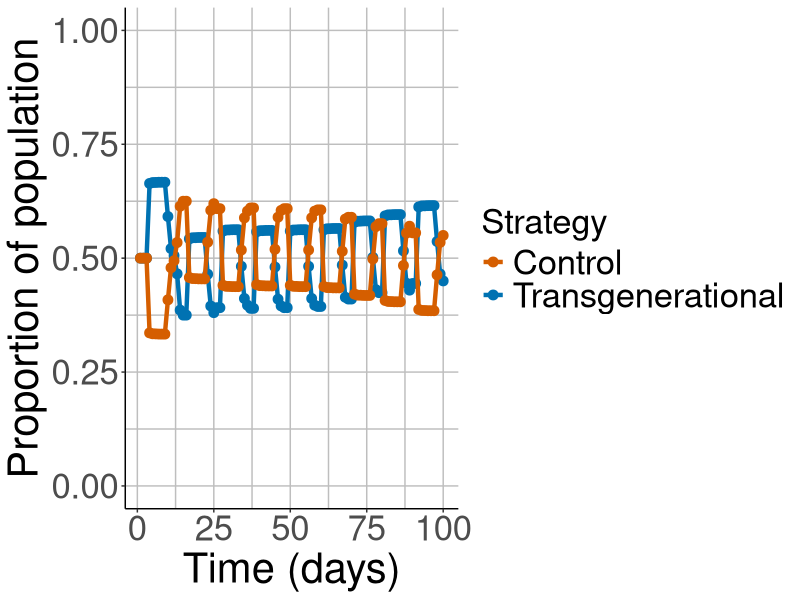
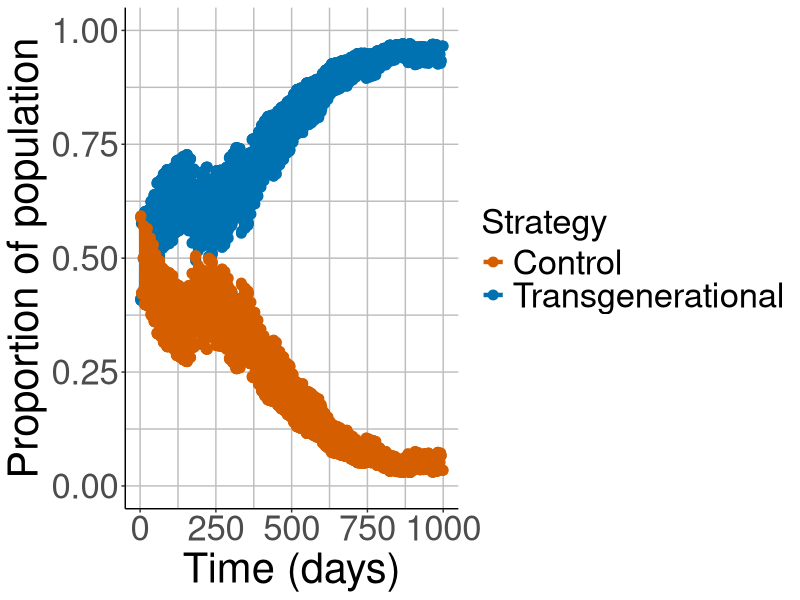

Write R code to recreate these figures, in order.
################################################################################
# Script: WormSimulation.R
# Author: Isaac Harris
#
# Purpose:
#   Simulate the dynamics of two strategies in a worm population:
#     1) A "transgenerational" strategy (strat = 1) that experiences
#        transgenerational fitness effects after starvation.
#     2) A "control" strategy (strat = 0) with no such effects.
#
#   The population is structured into cohorts (same age, size, strategy,
#   and starvation history). Starvation events trigger dispersal and founding
#   of a new population with a random subset of worms, carrying their
#   transgenerational state forward.
#
# Output:
#   - A data frame `dataframepop` describing population sizes and strategy
#     proportions over time.
#   - A ggplot object `Plot` showing the proportion of each strategy over time.
################################################################################

#############################
# 1. Load required packages #
#############################

library(ggplot2)
library(progress)

set.seed(123)

################################################################################
# 2. Parameters                                                                 #
################################################################################

# Initial cohorts: a list of lists, each representing a cohort of worms.
# Fields:
#   age        : age in days
#   size       : number of worms in the cohort
#   starvation : how many starvation events the lineage has experienced
#   strat      : strategy (1 = transgenerational, 0 = control)
cohorts <- list(
  list(age = 0, size = 1, starvation = 1, strat = 1),  # transgenerational founder
  list(age = 0, size = 1, starvation = 0, strat = 0)   # control founder
)

# Food supply
Food  <- 1.0e+8          # initial number of bacterial cells
Foods <- c(1.0e+8)       # (optional) track food over time if desired

# Food eaten per worm per day by age class:
#   indices: 1 = eggs/L1/L2, 2 = L3/L4, 3 = reproductive, 4 = post-reproductive
Eat <- c(1, 2, 4, 1)

# Transgenerational effects on reproduction for starvation generations:
#   Effects[1] : F1 (after 1 starvation) multiplier
#   Effects[2] : F2
#   Effects[3] : F3+
Effects <- c(2, 1.0, 0.5)

# Population tracking
Pop      <- c(0)  # total population over time
transPop <- 0     # transgenerational subpopulation over time
conPop   <- 0     # control subpopulation over time

# Age-specific reproduction schedule:
# indices correspond to age in days, e.g.
#   R[1] = L1/L2, R[2] = L3/L4, R[3] = Day 1 adult, etc.
R <- c(0, 0, 41, 125, 80, 18, 5) 

# Simulation horizon (days)
n_days <- 100

# Progress bar
pb <- progress_bar$new(total = n_days)

################################################################################
# 3. Simulation loop                                                            #
################################################################################

for (day in 1:n_days) {
  pb$tick()
  Sys.sleep(1 / 100)  # purely cosmetic for the progress bar
  
  # Track changes made this iteration
  new_cohorts   <- list()  # cohorts produced this day
  tpop          <- 0       # total population this day
  food_consumed <- 0       # total food consumed this day
  t_count       <- 0       # number of transgenerational worms
  c_count       <- 0       # number of control worms
  
  # Ageing and population calculations
  for (i in seq_along(cohorts)) {
    cohort <- cohorts[[i]]              # current cohort
    cohort$age <- cohort$age + 1        # all worms age by 1 day
    
    # Update total population
    tpop <- tpop + cohort$size
    
    # Split by strategy
    if (cohort$strat == 1) {
      t_count <- t_count + cohort$size
    } else {
      c_count <- c_count + cohort$size
    }
    
    # Food consumption by age class
    if (cohort$age == 1) {
      # Eggs/L1/L2
      food_consumed <- food_consumed + cohort$size * Eat[1]
    } else if (cohort$age == 2) {
      # L3/L4
      food_consumed <- food_consumed + cohort$size * Eat[2]
    } else if (cohort$age >= 3 && cohort$age <= 7) {
      # Reproductive worms
      food_consumed <- food_consumed + cohort$size * Eat[3]
    } else {
      # Post-reproductive worms
      food_consumed <- food_consumed + cohort$size * Eat[4]
    }
    
    # Reproduction (age-specific)
    if (cohort$age > 2 && cohort$age <= 7) {  # reproductive age window
      
      # Default modifier (no transgenerational effect)
      repro_modifier <- 1
      
      # Apply transgenerational effects for strategy 1 only
      if (cohort$starvation == 1 && cohort$strat == 1) {
        repro_modifier <- Effects[1]  # F1 effect
      } else if (cohort$starvation == 2 && cohort$strat == 1) {
        repro_modifier <- Effects[2]  # F2 effect
      } else if (cohort$starvation >= 3 && cohort$strat == 1) {
        repro_modifier <- Effects[3]  # F3+ effect
      }
      
      # Eggs laid per worm at this age
      rate <- R[cohort$age] * repro_modifier
      
      # New cohort of age 0; offspring inherit parental starvation history + 1
      new_cohorts <- append(
        new_cohorts,
        list(
          list(
            age        = 0,
            size       = floor(rate * cohort$size),
            starvation = cohort$starvation + 1,
            strat      = cohort$strat
          )
        )
      )
    }
    
    # Update cohort in the global list
    cohorts[[i]] <- cohort
  }
  
  # Update food supply
  Food <- Food - food_consumed
  
  # Add newly produced cohorts to population
  cohorts <- c(cohorts, new_cohorts)
  
  # Store total and strategy-specific population sizes
  Pop[day]      <- tpop
  transPop[day] <- t_count
  conPop[day]   <- c_count
  
  # Store population data in a data frame (updated each iteration)
  dataframepop <- data.frame(
    Populationsize   = Pop,
    Transgenerational = transPop,
    control          = conPop
  )
  
  # Optionally store food for debugging:
  # Foods[day] <- Food 
  
  # Starvation event: food depleted
  if (Food <= 0) {
    
    # Draw a random founding population size between 10 and 100
    n_founders <- sample(10:100, 1)
    
    # Proportion of founders that are transgenerational vs control
    nt <- n_founders * dataframepop$Transgenerational[day] /
      dataframepop$Populationsize[day]
    nc <- n_founders * dataframepop$control[day] /
      dataframepop$Populationsize[day]
    
    # New founding cohorts (age 1 because founding occurs at larval arrest)
    cohorts <- list(
      list(age = 1, size = round(nt), starvation = 1, strat = 1),
      list(age = 1, size = round(nc), starvation = 0, strat = 0)
    )
    
    # Randomise the new food supply
    Food <- rnorm(mean = 1e+8, sd = 1e+7, n = 1)
  }
}

################################################################################
# 4. Graphs                                                                     #
################################################################################

# Calculate proportions of each strategy
dataframepop$tpro <- dataframepop$Transgenerational / dataframepop$Populationsize
dataframepop$cpro <- dataframepop$control          / dataframepop$Populationsize
dataframepop$day  <- 1:n_days

# Plot proportion of each strategy over time
Plot <- ggplot(dataframepop, aes(x = day)) +
  geom_point(aes(y = tpro, colour = "Transgenerational"), size = 3) +
  geom_line(aes(y = tpro, colour = "Transgenerational"), size = 1.5) +
  geom_point(aes(y = cpro, colour = "Control"), size = 3) +
  geom_line(aes(y = cpro, colour = "Control"), size = 1.5) +
  scale_color_manual(
    name   = "Strategy",
    values = c("Transgenerational" = "#0072B2",
               "Control"           = "#D55E00")
  ) +
  xlab("Time (days)") +
  ylab("Proportion of population") +
  ylim(c(0, 1)) +
  theme_classic() +
  theme(
    axis.title   = element_text(size = 30),
    axis.text    = element_text(size = 25),
    panel.grid.major = element_line(colour = "grey"),
    panel.grid.minor = element_line(colour = "grey"),
    legend.title = element_text(size = 25),
    legend.text  = element_text(size = 25)
  )

Plot
# Optionally save:
# ggsave(filename = here::here("outputs", "strategy_proportions.png"), Plot,
#        width = 8, height = 6, dpi = 300)

################################################################################
# 5. 1000 day Simulation loop                                                            #
################################################################################
n_days = 1000

# Progress bar
pb <- progress_bar$new(total = n_days)

for (day in 1:n_days) {
  pb$tick()
  Sys.sleep(1 / 1000)  # purely cosmetic for the progress bar
  
  # Track changes made this iteration
  new_cohorts   <- list()  # cohorts produced this day
  tpop          <- 0       # total population this day
  food_consumed <- 0       # total food consumed this day
  t_count       <- 0       # number of transgenerational worms
  c_count       <- 0       # number of control worms
  
  # Ageing and population calculations
  for (i in seq_along(cohorts)) {
    cohort <- cohorts[[i]]              # current cohort
    cohort$age <- cohort$age + 1        # all worms age by 1 day
    
    # Update total population
    tpop <- tpop + cohort$size
    
    # Split by strategy
    if (cohort$strat == 1) {
      t_count <- t_count + cohort$size
    } else {
      c_count <- c_count + cohort$size
    }
    
    # Food consumption by age class
    if (cohort$age == 1) {
      # Eggs/L1/L2
      food_consumed <- food_consumed + cohort$size * Eat[1]
    } else if (cohort$age == 2) {
      # L3/L4
      food_consumed <- food_consumed + cohort$size * Eat[2]
    } else if (cohort$age >= 3 && cohort$age <= 7) {
      # Reproductive worms
      food_consumed <- food_consumed + cohort$size * Eat[3]
    } else {
      # Post-reproductive worms
      food_consumed <- food_consumed + cohort$size * Eat[4]
    }
    
    # Reproduction (age-specific)
    if (cohort$age > 2 && cohort$age <= 7) {  # reproductive age window
      
      # Default modifier (no transgenerational effect)
      repro_modifier <- 1
      
      # Apply transgenerational effects for strategy 1 only
      if (cohort$starvation == 1 && cohort$strat == 1) {
        repro_modifier <- Effects[1]  # F1 effect
      } else if (cohort$starvation == 2 && cohort$strat == 1) {
        repro_modifier <- Effects[2]  # F2 effect
      } else if (cohort$starvation >= 3 && cohort$strat == 1) {
        repro_modifier <- Effects[3]  # F3+ effect
      }
      
      # Eggs laid per worm at this age
      rate <- R[cohort$age] * repro_modifier
      
      # New cohort of age 0; offspring inherit parental starvation history + 1
      new_cohorts <- append(
        new_cohorts,
        list(
          list(
            age        = 0,
            size       = floor(rate * cohort$size),
            starvation = cohort$starvation + 1,
            strat      = cohort$strat
          )
        )
      )
    }
    
    # Update cohort in the global list
    cohorts[[i]] <- cohort
  }
  
  # Update food supply
  Food <- Food - food_consumed
  
  # Add newly produced cohorts to population
  cohorts <- c(cohorts, new_cohorts)
  
  # Store total and strategy-specific population sizes
  Pop[day]      <- tpop
  transPop[day] <- t_count
  conPop[day]   <- c_count
  
  # Store population data in a data frame (updated each iteration)
  dataframepop <- data.frame(
    Populationsize   = Pop,
    Transgenerational = transPop,
    control          = conPop
  )
  
  # Optionally store food for debugging:
  # Foods[day] <- Food 
  
  # Starvation event: food depleted
  if (Food <= 0) {
    
    # Draw a random founding population size between 10 and 100
    n_founders <- sample(10:100, 1)
    
    # Proportion of founders that are transgenerational vs control
    nt <- n_founders * dataframepop$Transgenerational[day] /
      dataframepop$Populationsize[day]
    nc <- n_founders * dataframepop$control[day] /
      dataframepop$Populationsize[day]
    
    # New founding cohorts (age 1 because founding occurs at larval arrest)
    cohorts <- list(
      list(age = 1, size = round(nt), starvation = 1, strat = 1),
      list(age = 1, size = round(nc), starvation = 0, strat = 0)
    )
    
    # Randomise the new food supply
    Food <- rnorm(mean = 1e+8, sd = 1e+7, n = 1)
  }
}

################################################################################
# 6.1000 day Graphs                                                                     #
################################################################################

# Calculate proportions of each strategy
dataframepop$tpro <- dataframepop$Transgenerational / dataframepop$Populationsize
dataframepop$cpro <- dataframepop$control          / dataframepop$Populationsize
dataframepop$day  <- 1:n_days

# Plot proportion of each strategy over time
Plot2 <- ggplot(dataframepop, aes(x = day)) +
  geom_point(aes(y = tpro, colour = "Transgenerational"), size = 3) +
  geom_line(aes(y = tpro, colour = "Transgenerational"), size = 1.5) +
  geom_point(aes(y = cpro, colour = "Control"), size = 3) +
  geom_line(aes(y = cpro, colour = "Control"), size = 1.5) +
  scale_color_manual(
    name   = "Strategy",
    values = c("Transgenerational" = "#0072B2",
               "Control"           = "#D55E00")
  ) +
  xlab("Time (days)") +
  ylab("Proportion of population") +
  ylim(c(0, 1)) +
  theme_classic() +
  theme(
    axis.title   = element_text(size = 30),
    axis.text    = element_text(size = 25),
    panel.grid.major = element_line(colour = "grey"),
    panel.grid.minor = element_line(colour = "grey"),
    legend.title = element_text(size = 25),
    legend.text  = element_text(size = 25)
  )

Plot2
# Optionally save:
# ggsave(filename = here::here("outputs", "strategy_proportions.png"), Plot,
#        width = 8, height = 6, dpi = 300)
